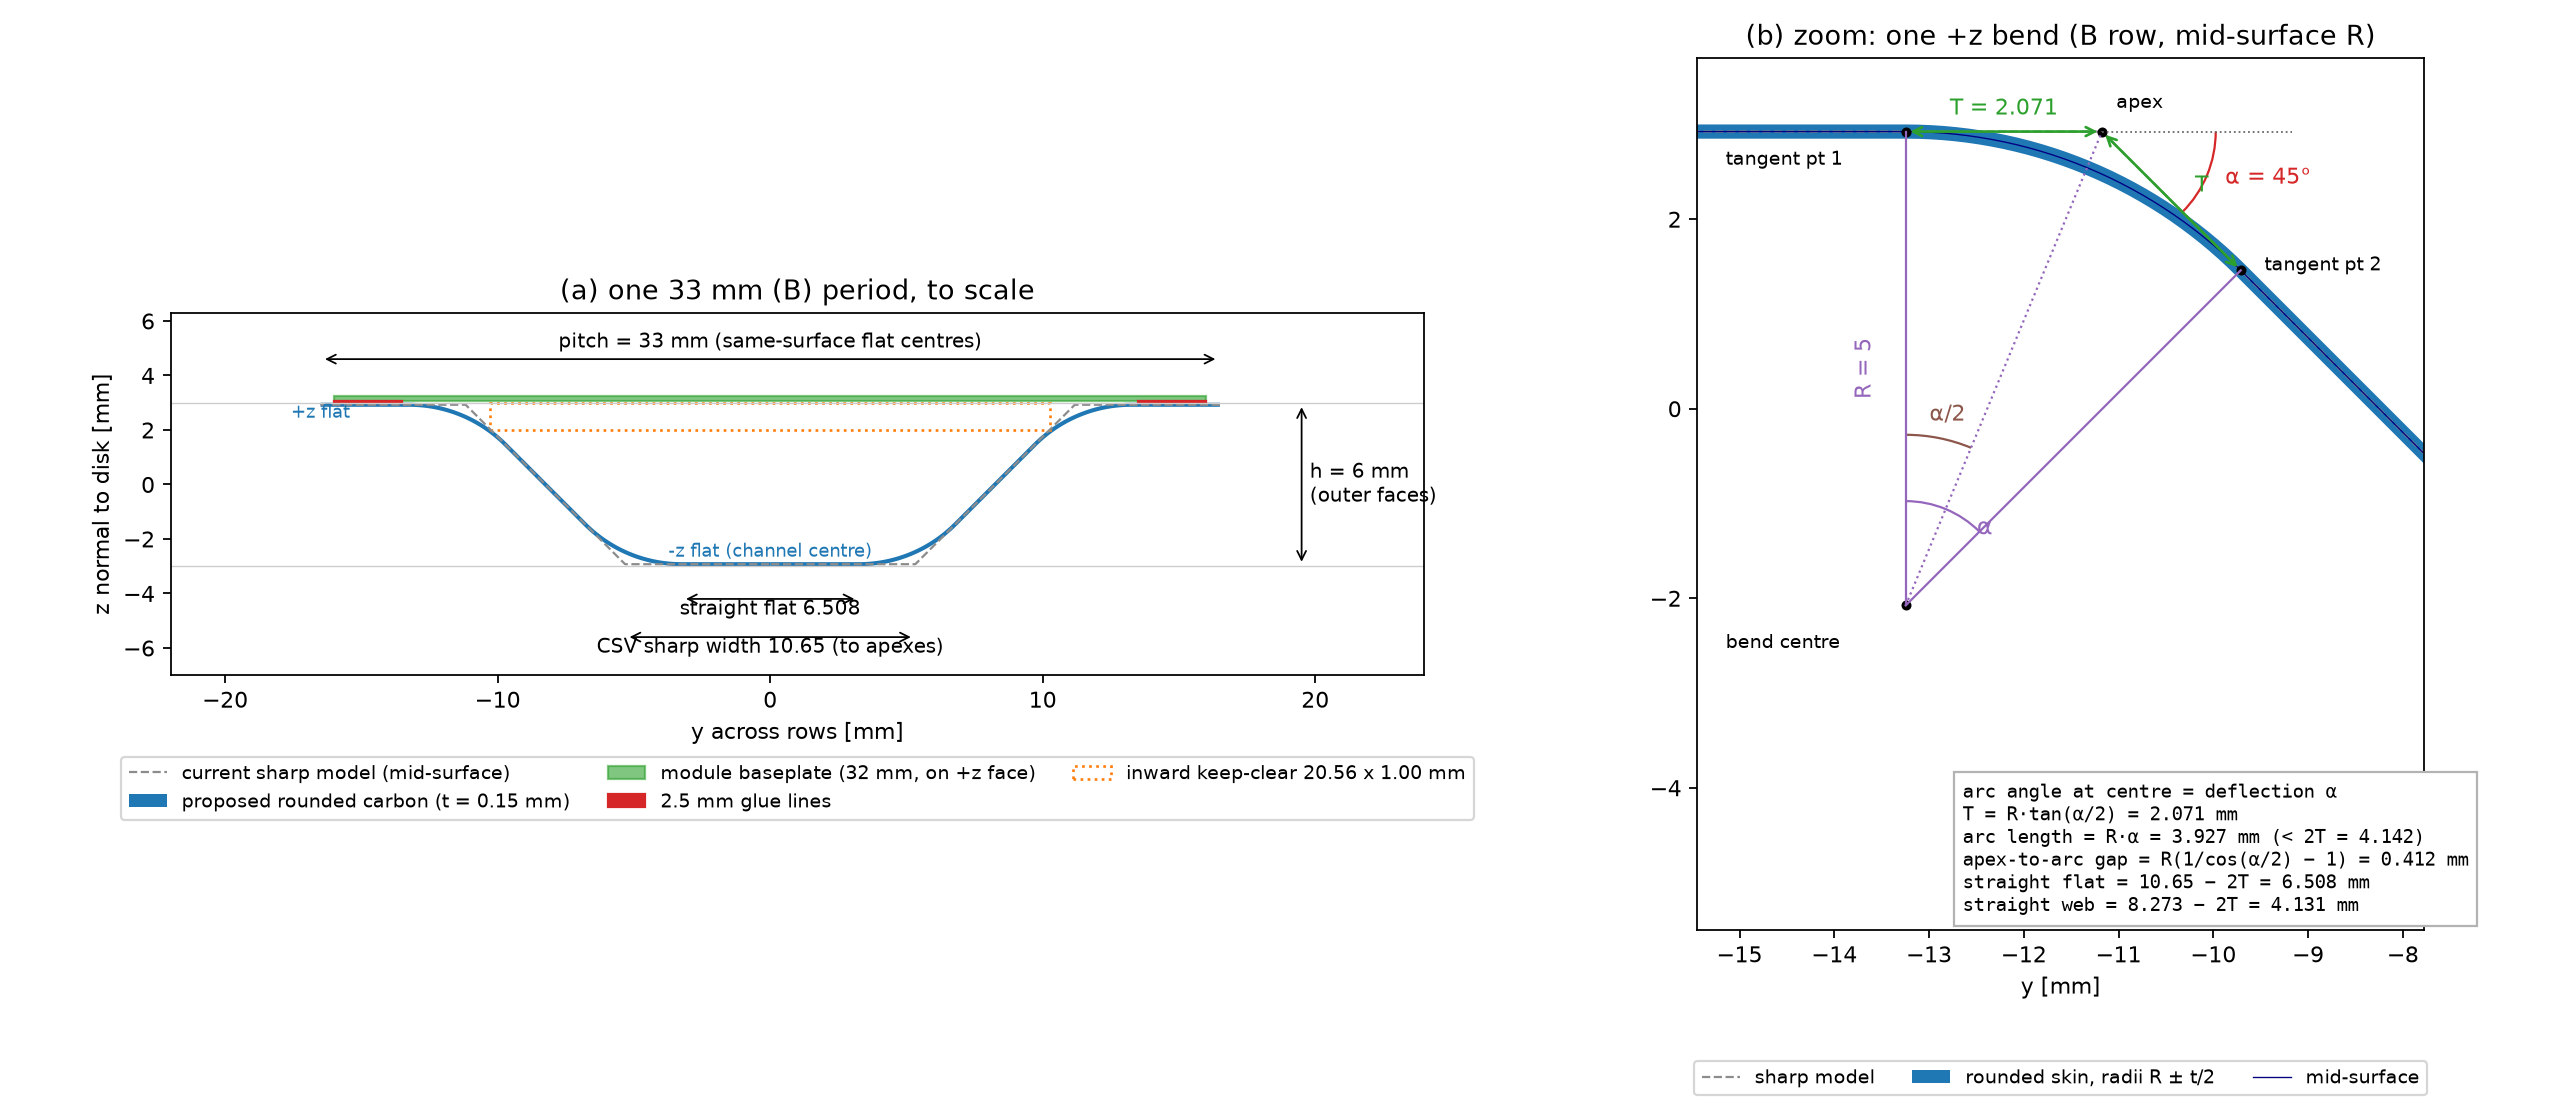

Source code (Python):
#!/usr/bin/env python3
"""To-scale sketch of the proposed rounded corrugation bend (33 mm B row).

Coordinates: y = across rows (horizontal), z = disk normal (vertical), mm.
Convention (proposed): bend radius R on the carbon mid-surface; CSV
flat_width_mm (10.65 mm) is the sharp-corner width to the flat/web line
intersection ("apex"); each web-joined flat end is trimmed by T = R tan(alpha/2).
"""
import math
import matplotlib
matplotlib.use("Agg")
import matplotlib.pyplot as plt
from matplotlib.patches import Arc, Rectangle

h, t, R = 6.0, 0.15, 5.0
alpha = math.radians(45.0)            # web deflection angle w.r.t. the flat
pitch = 33.0
half = pitch / 2.0
zm = h / 2 - t / 2                    # mid-surface z of the +side flats (2.925)
dz = 2 * zm                           # mid-surface separation (5.85)
w_sharp = half - dz / math.tan(alpha) # 10.65
T = R * math.tan(alpha / 2)           # 2.071
w_flat = w_sharp - 2 * T              # 6.508
web_len = dz / math.sin(alpha)        # 8.273

def profile(y0_top, direction):
    """Mid-surface of top flat (centre y0_top, z=+zm) -> bend -> web -> bend -> bottom flat.
    direction=+1 goes to +y, -1 to -y. Returns (sharp, rounded) polylines and key points."""
    s = direction
    apex_top = (y0_top + s * w_sharp / 2, zm)
    apex_bot = (y0_top + s * (half - w_sharp / 2), -zm)
    sharp = [(y0_top, zm), apex_top, apex_bot, (y0_top + s * half, -zm)]
    # top bend: centre below the flat end
    tp1 = (apex_top[0] - s * T, zm)
    c_top = (tp1[0], zm - R)
    # bottom bend: centre above the bottom flat start
    tp4 = (apex_bot[0] + s * T, -zm)
    c_bot = (tp4[0], -zm + R)
    rounded = [(y0_top, zm), tp1]
    for k in range(31):
        phi = alpha * k / 30
        rounded.append((c_top[0] + s * R * math.sin(phi), c_top[1] + R * math.cos(phi)))
    tp2 = rounded[-1]
    arc_b = []
    for k in range(31):
        phi = alpha * (1 - k / 30)
        arc_b.append((c_bot[0] - s * R * math.sin(phi), c_bot[1] - R * math.cos(phi)))
    tp3 = arc_b[0]
    rounded += arc_b + [tp4, (y0_top + s * half, -zm)]
    return sharp, rounded, dict(apex_top=apex_top, apex_bot=apex_bot, tp1=tp1, tp2=tp2,
                                tp3=tp3, tp4=tp4, c_top=c_top, c_bot=c_bot)

def offset(poly, d):
    """Parallel offset of a polyline by d (left normal), for drawing the skin faces."""
    out = []
    for i, (y, z) in enumerate(poly):
        a = poly[max(i - 1, 0)]; b = poly[min(i + 1, len(poly) - 1)]
        ty, tz = b[0] - a[0], b[1] - a[1]
        n = math.hypot(ty, tz) or 1.0
        out.append((y - d * tz / n, z + d * ty / n))
    return out

def draw_skin(ax, poly, color, label=None):
    up, dn = offset(poly, t / 2), offset(poly, -t / 2)
    ys = [p[0] for p in up] + [p[0] for p in dn[::-1]]
    zs = [p[1] for p in up] + [p[1] for p in dn[::-1]]
    ax.fill(ys, zs, color=color, lw=0, label=label)

fig, (ax1, ax2) = plt.subplots(1, 2, figsize=(16, 7.0), gridspec_kw=dict(width_ratios=[1.5, 1]))

# ---------- panel (a): one full 33 mm period, module on the +z face ----------
ax = ax1
for direction in (+1, -1):
    for y0 in (-half, half):
        if (y0 > 0 and direction > 0) or (y0 < 0 and direction < 0):
            continue
        sharp, rounded, P = profile(y0, direction)
        ax.plot(*zip(*sharp), "--", color="0.55", lw=1.0,
                label="current sharp model (mid-surface)" if (direction, y0) == (1, -half) else None)
        draw_skin(ax, rounded, "tab:blue",
                  label="proposed rounded carbon (t = 0.15 mm)" if (direction, y0) == (1, -half) else None)
# central bottom flat (y = 0) and the two top flats at +/- 16.5
ax.axhline(h / 2, color="0.8", lw=0.6); ax.axhline(-h / 2, color="0.8", lw=0.6)
mod_w = 32.0
ax.add_patch(Rectangle((-mod_w / 2, h / 2 + 0.08), mod_w, 0.15, color="tab:green", alpha=0.6,
                       label="module baseplate (32 mm, on +z face)"))
for yg in (-mod_w / 2, mod_w / 2 - 2.5):
    ax.add_patch(Rectangle((yg, h / 2), 2.5, 0.08, color="tab:red", label="2.5 mm glue lines" if yg < 0 else None))
ax.add_patch(Rectangle((-20.56 / 2, h / 2 - 1.0), 20.56, 1.0, fill=False, ec="tab:orange", lw=1.2, ls=":",
                       label="inward keep-clear 20.56 x 1.00 mm"))
# dimensions
def dim(ax, y1, y2, z, text, dzt=0.25):
    ax.annotate("", (y1, z), (y2, z), arrowprops=dict(arrowstyle="<->", lw=0.8))
    ax.text((y1 + y2) / 2, z + dzt, text, ha="center", va="bottom", fontsize=9)
dim(ax, -half, half, h / 2 + 1.6, f"pitch = {pitch:.0f} mm (same-surface flat centres)")
dim(ax, -w_flat / 2, w_flat / 2, -h / 2 - 1.2, f"straight flat {w_flat:.3f}", -0.75)
dim(ax, -w_sharp / 2, w_sharp / 2, -h / 2 - 2.6, f"CSV sharp width {w_sharp:.2f} (to apexes)", -0.75)
ax.annotate("", (19.5, -h / 2), (19.5, h / 2), arrowprops=dict(arrowstyle="<->", lw=0.8))
ax.text(19.8, 0, f"h = {h:.0f} mm\n(outer faces)", va="center", fontsize=9)
ax.text(-16.5, h / 2 - 0.55, "+z flat", ha="center", fontsize=8, color="tab:blue")
ax.text(0, -h / 2 + 0.35, "-z flat (channel centre)", ha="center", fontsize=8, color="tab:blue")
ax.set_xlim(-22, 24); ax.set_ylim(-7.0, 6.3); ax.set_aspect("equal")
ax.set_xlabel("y across rows [mm]"); ax.set_ylabel("z normal to disk [mm]")
ax.set_title("(a) one 33 mm (B) period, to scale")
ax.legend(loc="upper center", bbox_to_anchor=(0.5, -0.2), fontsize=8.5, ncol=3)

# ---------- panel (b): zoom on one top bend ----------
ax = ax2
sharp, rounded, P = profile(-half, +1)
ax.plot(*zip(*sharp), "--", color="0.55", lw=1.0, label="sharp model")
draw_skin(ax, rounded, "tab:blue", label="rounded skin, radii R ± t/2")
ax.plot(*zip(*rounded), color="navy", lw=0.6, label="mid-surface")
A, C, t1, t2 = P["apex_top"], P["c_top"], P["tp1"], P["tp2"]
for p, name, dy, dzz in ((A, "apex", 0.15, 0.25), (C, "bend centre", -1.9, -0.45),
                         (t1, "tangent pt 1", -1.9, -0.35), (t2, "tangent pt 2", 0.25, 0.0)):
    ax.plot(*p, "ko", ms=3.5); ax.text(p[0] + dy, p[1] + dzz, name, fontsize=8.5)
# R: radii to both tangent points
ax.plot([C[0], t1[0]], [C[1], t1[1]], color="tab:purple", lw=1)
ax.plot([C[0], t2[0]], [C[1], t2[1]], color="tab:purple", lw=1)
ax.text(C[0] - 0.55, (C[1] + t1[1]) / 2, "R = 5", color="tab:purple", fontsize=10, rotation=90, va="center")
# bisector centre -> apex, alpha/2 angle at centre
ax.plot([C[0], A[0]], [C[1], A[1]], ":", color="tab:purple", lw=1)
ax.add_patch(Arc(C, 2.2, 2.2, theta1=90 - math.degrees(alpha), theta2=90, color="tab:purple"))
ax.text(C[0] + 0.75, C[1] + 0.75, "α", color="tab:purple", fontsize=11)
ax.add_patch(Arc(C, 3.6, 3.6, theta1=90 - math.degrees(alpha) / 2, theta2=90, color="tab:brown"))
ax.text(C[0] + 0.25, C[1] + 1.95, "α/2", color="tab:brown", fontsize=10)
# alpha at apex: between flat extension and web
ext = (A[0] + 2.0, A[1])
ax.plot([A[0], ext[0]], [A[1], ext[1]], ":", color="0.4", lw=0.8)
ax.add_patch(Arc(A, 2.4, 2.4, theta1=-math.degrees(alpha), theta2=0, color="tab:red"))
ax.text(A[0] + 1.3, A[1] - 0.55, "α = 45°", color="tab:red", fontsize=10)
# T along the flat and along the web
ax.annotate("", t1, A, arrowprops=dict(arrowstyle="<->", color="tab:green", lw=1.2))
ax.text((t1[0] + A[0]) / 2, A[1] + 0.18, f"T = {T:.3f}", color="tab:green", ha="center", fontsize=10)
ax.annotate("", A, t2, arrowprops=dict(arrowstyle="<->", color="tab:green", lw=1.2))
ax.text((A[0] + t2[0]) / 2 + 0.25, (A[1] + t2[1]) / 2 + 0.1, "T", color="tab:green", fontsize=10)
sag = R * (1 / math.cos(alpha / 2) - 1)
ax.text(C[0] + 0.6, -5.3,
        f"arc angle at centre = deflection α\nT = R·tan(α/2) = {T:.3f} mm\n"
        f"arc length = R·α = {R * alpha:.3f} mm (< 2T = {2 * T:.3f})\n"
        f"apex-to-arc gap = R(1/cos(α/2) − 1) = {sag:.3f} mm\n"
        f"straight flat = {w_sharp:.2f} − 2T = {w_flat:.3f} mm\n"
        f"straight web = {web_len:.3f} − 2T = {web_len - 2 * T:.3f} mm",
        fontsize=8.5, family="monospace", bbox=dict(fc="white", ec="0.7"))
ax.set_xlim(t1[0] - 2.2, A[0] + 3.4); ax.set_ylim(-5.5, h / 2 + 0.7); ax.set_aspect("equal")
ax.set_xlabel("y [mm]"); ax.set_title("(b) zoom: one +z bend (B row, mid-surface R)")
ax.legend(loc="upper center", bbox_to_anchor=(0.5, -0.14), fontsize=8.5, ncol=3)

fig.tight_layout()
out = __file__.replace(".py", ".png")
fig.savefig(out, dpi=160)
print(out)
